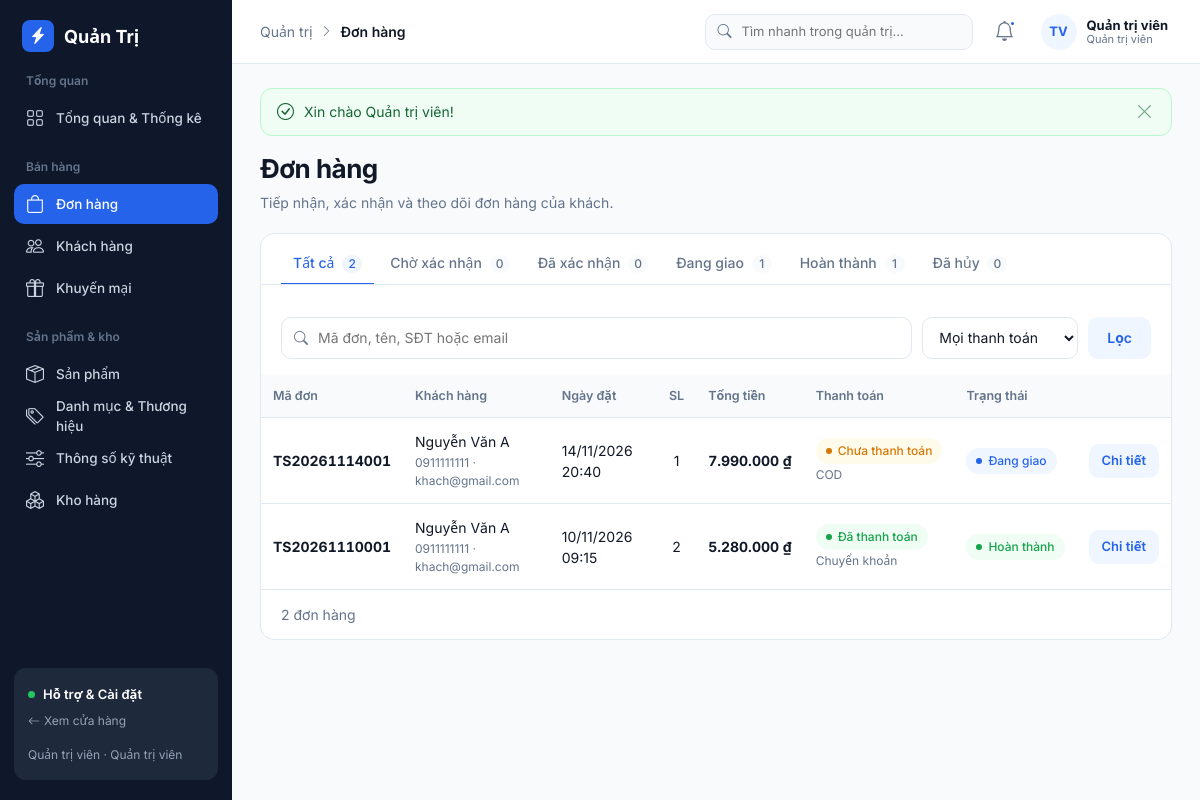
The app's page /admin/orders.php (signed in) with its own data.
### tables this page shows
CREATE TABLE orders (
    id               INT AUTO_INCREMENT PRIMARY KEY,
    order_code       VARCHAR(20) NOT NULL UNIQUE,     
    user_id          INT NOT NULL,
    receiver_name    VARCHAR(100) NOT NULL,
    receiver_phone   VARCHAR(20)  NOT NULL,
    shipping_address VARCHAR(255) NOT NULL,
    note             VARCHAR(500),
    promotion_id     INT NULL,
    subtotal         DECIMAL(15,0) NOT NULL,
    discount         DECIMAL(15,0) DEFAULT 0,
    shipping_fee     DECIMAL(15,0) DEFAULT 0,
    total            DECIMAL(15,0) NOT NULL,
    status           ENUM('pending','confirmed','shipping','completed','cancelled') DEFAULT 'pending',
    cancel_reason    VARCHAR(255),
    payos_order_code BIGINT NULL,                     
    payos_checkout_url VARCHAR(500) NULL,              
    created_at       DATETIME DEFAULT CURRENT_TIMESTAMP,
    updated_at       DATETIME DEFAULT CURRENT_TIMESTAMP ON UPDATE CURRENT_TIMESTAMP,
    FOREIGN KEY (user_id)      REFERENCES users(id),
    FOREIGN KEY (promotion_id) REFERENCES promotions(id) ON DELETE SET NULL,
    INDEX idx_status (status),
    INDEX idx_created (created_at),
    INDEX idx_payos (payos_order_code)
);

CREATE TABLE users (
    id              INT AUTO_INCREMENT PRIMARY KEY,
    full_name       VARCHAR(100) NOT NULL,
    email           VARCHAR(150) NOT NULL UNIQUE,
    password_hash   VARCHAR(255) NOT NULL,
    phone           VARCHAR(20),
    address         VARCHAR(255),
    avatar          VARCHAR(255),
    role            ENUM('customer','admin') NOT NULL DEFAULT 'customer',
    status          ENUM('active','locked')  NOT NULL DEFAULT 'active',
    created_at      DATETIME DEFAULT CURRENT_TIMESTAMP,
    updated_at      DATETIME DEFAULT CURRENT_TIMESTAMP ON UPDATE CURRENT_TIMESTAMP
);

### backend/core/security.php (called while the page is built, shortened)
<?php
function get_str($key, $default = '')
{
    return isset($_GET[$key]) && is_scalar($_GET[$key]) ? trim((string) $_GET[$key]) : $default;
}

### backend/core/db.php (called while the page is built, shortened)
<?php
function db_all($sql, $params = [])
{
    global $pdo;
    $stmt = $pdo->prepare($sql);
    $stmt->execute($params);
    return $stmt->fetchAll();
}
function db_value($sql, $params = [])
{
    global $pdo;
    $stmt = $pdo->prepare($sql);
    $stmt->execute($params);
    return $stmt->fetchColumn();
}

### admin/orders.php (the view, shortened to what this page needs)
<?php
$status = isset(order_statuses()[get_str('status')]) ? get_str('status') : '';
$q = get_str('q');
$counts = array_column(db_all("SELECT status, COUNT(*) AS n FROM orders GROUP BY status"), 'n', 'status');
$where = ['1 = 1'];
$params = [];
$whereSql = implode(' AND ', $where);
$from = "FROM orders o JOIN users u ON u.id = o.user_id LEFT JOIN payments pm ON pm.order_id = o.id WHERE $whereSql";
$total = (int) db_value("SELECT COUNT(*) $from", $params);
$pg = paginate($total, 15);
$orders = db_all("
    SELECT o.*, u.full_name, u.email, pm.method AS payment_method, pm.status AS payment_status,
           (SELECT SUM(quantity) FROM order_items WHERE order_id = o.id) AS item_count
    $from ORDER BY o.created_at DESC, o.id DESC LIMIT {$pg['limit']} OFFSET {$pg['offset']}", $params);
require 'layout/admin_header.php';
?>
<div class="page-head">
    <div>
        <h1 class="page-title">Đơn hàng</h1>
        <p class="page-desc">Tiếp nhận, xác nhận và theo dõi đơn hàng của khách.</p>
    </div>
</div>
<section class="panel">
    <nav class="tabs tabs-pad">
        <a href="<?= url('admin/orders.php') ?>" class="<?= $status === '' ? 'active' : '' ?>">Tất cả <span><?= array_sum($counts) ?></span></a>
        <?php foreach (order_statuses() as $key => $s): ?>
            <a href="?status=<?= $key ?>" class="<?= $status === $key ? 'active' : '' ?>"><?= $s[0] ?> <span><?= isset($counts[$key]) ? $counts[$key] : 0 ?></span></a>
        <?php endforeach; ?>
    </nav>
    <form method="get" class="filter-bar">
        <label class="search-input"><i class="bi bi-search"></i><input name="q" value="<?= e($q) ?>" placeholder="Mã đơn, tên, SĐT hoặc email"></label>
        <select name="payment" class="select">
            <option value="">Mọi thanh toán</option>
        </select>
        <button class="btn btn-soft">Lọc</button>
    </form>
    <div class="table-wrap">
        <table class="table">
            <thead><tr><th>Mã đơn</th><th>Khách hàng</th><th>Ngày đặt</th><th class="num">SL</th><th>Tổng tiền</th><th>Thanh toán</th><th>Trạng thái</th><th></th></tr></thead>
            <tbody>
            <?php foreach ($orders as $o): ?>
                <tr>
                    <td><a href="<?= url('admin/order_detail.php?id=' . $o['id']) ?>"><b><?= e($o['order_code']) ?></b></a></td>
                    <td><?= e($o['receiver_name']) ?><div class="cell-sub"><?= e($o['receiver_phone']) ?> · <?= e($o['email']) ?></div></td>
                    <td><?= format_date($o['created_at']) ?></td>
                    <td class="num"><?= (int) $o['item_count'] ?></td>
                    <td><b><?= money($o['total']) ?></b></td>
                    <td><?= payment_badge($o['payment_status']) ?><div class="cell-sub"><?= e(payment_short($o['payment_method'])) ?></div></td>
                    <td><?= order_badge($o['status']) ?></td>
                    <td>
                        <div class="row-actions">
                            <a href="<?= url('admin/order_detail.php?id=' . $o['id']) ?>" class="btn btn-sm btn-soft">Chi tiết</a>
                        </div>
                    </td>
                </tr>
            <?php endforeach; ?>
            </tbody>
        </table>
    </div>
    <div class="panel-foot"><span class="text-muted"><?= $total ?> đơn hàng</span><?= pagination_links($pg) ?></div>
</section>
<?php require 'layout/admin_footer.php'; ?>

### backend/modules/payment.php (shortened to what this page needs)
<?php
function payment_short($method)
{
    $list = ['cod' => 'COD', 'bank_transfer' => 'Chuyển khoản', 'payos' => 'QR PayOS'];
    return isset($list[$method]) ? $list[$method] : $method;
}
function payment_badge($status)
{
    $list = [
        'unpaid'   => ['Chưa thanh toán', 'warning'],
        'paid'     => ['Đã thanh toán',   'success'],
        'refunded' => ['Đã hoàn tiền',    'danger'],
    ];
    $s = isset($list[$status]) ? $list[$status] : [$status, ''];
    return '<span class="badge badge-' . $s[1] . '">' . e($s[0]) . '</span>';
}

### backend/modules/order.php (shortened to what this page needs)
<?php
function order_statuses()
{
    return [
        'pending'   => ['Chờ xác nhận', 'warning'],
        'confirmed' => ['Đã xác nhận',  'info'],
        'shipping'  => ['Đang giao',    'info'],
        'completed' => ['Hoàn thành',   'success'],
        'cancelled' => ['Đã hủy',       'danger'],
    ];
}
function order_badge($status)
{
    $list = order_statuses();
    $s = isset($list[$status]) ? $list[$status] : [$status, ''];
    return '<span class="badge badge-' . $s[1] . '">' . e($s[0]) . '</span>';
}

### frontend/assets/css/style.css (style rules this page uses)
:root { --color-navy: #0f172a; --color-blue: #2563eb; --color-blue-hover: #1d4ed8; --color-blueSoft: #eff6ff; --color-bg: #f8fafc; --color-white: #ffffff; --color-text: #111827; --color-muted: #64748b; --color-border: #e2e8f0; --color-success: #16a34a; --color-success-bg: #f0fdf4; --color-warning: #d97706; --color-warning-bg: #fffbeb; --color-danger: #dc2626; --color-danger-bg: #fef2f2; --color-info: #2563eb; --color-info-bg: #eff6ff; --radius-8: 8px; --radius-12: 12px; --space-8: 8px; --space-16: 16px; --shadow-sm: 0 1px 2px rgba(15, 23, 42, .04); --shadow-md: 0 8px 24px rgba(15, 23, 42, .08); --font: 'Inter', system-ui, -apple-system, 'Segoe UI', Roboto, sans-serif; }
*, *::before, *::after { box-sizing: border-box; }
html, body { margin: 0; }
body { font-family: var(--font); font-size: 14px; line-height: 1.45; color: var(--color-text); background: var(--color-bg); -webkit-font-smoothing: antialiased; }
a { color: inherit; text-decoration: none; }
h1, h2, h3, h4 { margin: 0; line-height: 1.3; }
p { margin: 0; }
button, input, select, textarea { font: inherit; color: inherit; }
.bi { flex-shrink: 0; line-height: 1; }
.text-muted { color: var(--color-muted); }
.btn { display: inline-flex; align-items: center; justify-content: center; gap: 8px; height: 42px; padding: 0 18px; border: 1px solid transparent; border-radius: var(--radius-12); font-size: 14px; font-weight: 600; cursor: pointer; white-space: nowrap; transition: background .15s, border-color .15s, color .15s; }
.btn-soft { background: var(--color-blueSoft); color: var(--color-blue); }
.btn-sm { height: 34px; padding: 0 12px; font-size: 13px; border-radius: var(--radius-8); }
.input, .select, .textarea { width: 100%; height: 42px; padding: 0 12px; background: #fff; border: 1px solid var(--color-border); border-radius: var(--radius-12); outline: none; transition: border-color .15s, box-shadow .15s; }
.card, .panel { background: #fff; border: 1px solid var(--color-border); border-radius: var(--radius-12); box-shadow: var(--shadow-sm); }
.badge { display: inline-flex; align-items: center; gap: 6px; padding: 4px 10px; border-radius: 999px; font-size: 12px; font-weight: 500; background: #f1f5f9; color: var(--color-muted); }
.badge::before { content: ''; width: 6px; height: 6px; border-radius: 50%; background: currentColor; }
.badge-success { background: var(--color-success-bg); color: var(--color-success); }
.badge-warning { background: var(--color-warning-bg); color: var(--color-warning); }
.badge-info { background: var(--color-info-bg); color: var(--color-info); }
.table-wrap { overflow-x: auto; }
.table { width: 100%; border-collapse: collapse; }
.table th { text-align: left; padding: 14px 12px; background: var(--color-bg); font-size: 12px; font-weight: 600; text-transform: uppercase; letter-spacing: .02em; color: var(--color-muted); }
.table td { padding: 16px 12px; border-top: 1px solid var(--color-border); vertical-align: middle; }
.cell-sub { font-size: 12px; color: var(--color-muted); margin-top: 2px; }
.tabs { display: flex; gap: 4px; border-bottom: 1px solid var(--color-border); margin-bottom: 16px; overflow-x: auto; }
.tabs a { padding: 10px 12px; white-space: nowrap; color: var(--color-muted); font-weight: 500; border-bottom: 2px solid transparent; margin-bottom: -1px; }
.tabs a span { display: inline-block; min-width: 20px; padding: 0 6px; margin-left: 4px; border-radius: 999px; background: var(--color-bg); font-size: 12px; text-align: center; }
.tabs a.active { color: var(--color-blue); border-bottom-color: var(--color-blue); }
.tabs a.active span { background: var(--color-blueSoft); }
:root { --radius-10: 10px; --radius-14: 14px; --line: #e2e8f0; --ink-soft: #334155; --muted-2: #94a3b8; }
body { font-size: 14px; line-height: 1.5; }
h1, h2, h3 { letter-spacing: -0.01em; }
.product-price, .price-now, .summary-row b, .summary-total b, .build-price, .stat-value, .table td b { font-variant-numeric: tabular-nums; }
.btn { border-radius: var(--radius-10); }
.input, .select, .textarea, .header-search, .search-input { border-radius: var(--radius-10); }
.card, .panel { border-radius: var(--radius-14); box-shadow: none; }
.table .badge { white-space: nowrap; }
.table th { text-transform: none; letter-spacing: 0; font-size: 12.5px; padding: 12px; }
.table td { padding: 13px 12px; }

### records on screen
orders: order_code "TS20261114001", receiver_name "Nguyễn Văn A", receiver_phone "0911111111", user.email "khach@gmail.com", created_at "14/11/2026 20:40", item_count "1", total "7.990.000 ₫", s "Chưa thanh toán", payment_method "COD", status "Đang giao"
orders: order_code "TS20261110001", receiver_name "Nguyễn Văn A", receiver_phone "0911111111", user.email "khach@gmail.com", created_at "10/11/2026 09:15", item_count "2", total "5.280.000 ₫", s "Đã thanh toán", payment_method "Chuyển khoản", status "Hoàn thành"

### other values on screen
$group "Tổng quan"
$item[0] "Tổng quan & Thống kê"
$group "Bán hàng"
$item[0] "Đơn hàng"
$item[0] "Khách hàng"
$item[0] "Khuyến mại"
$group "Sản phẩm & kho"
$item[0] "Sản phẩm"
$item[0] "Danh mục & Thương hiệu"
$item[0] "Thông số kỹ thuật"
$item[0] "Kho hàng"
$me['full_name'] "Quản trị viên"
isset($breadcrumb) ? $breadcrumb : '' "Đơn hàng"
initials($me['full_name']) "TV"
$f['message'] "Xin chào Quản trị viên!"
